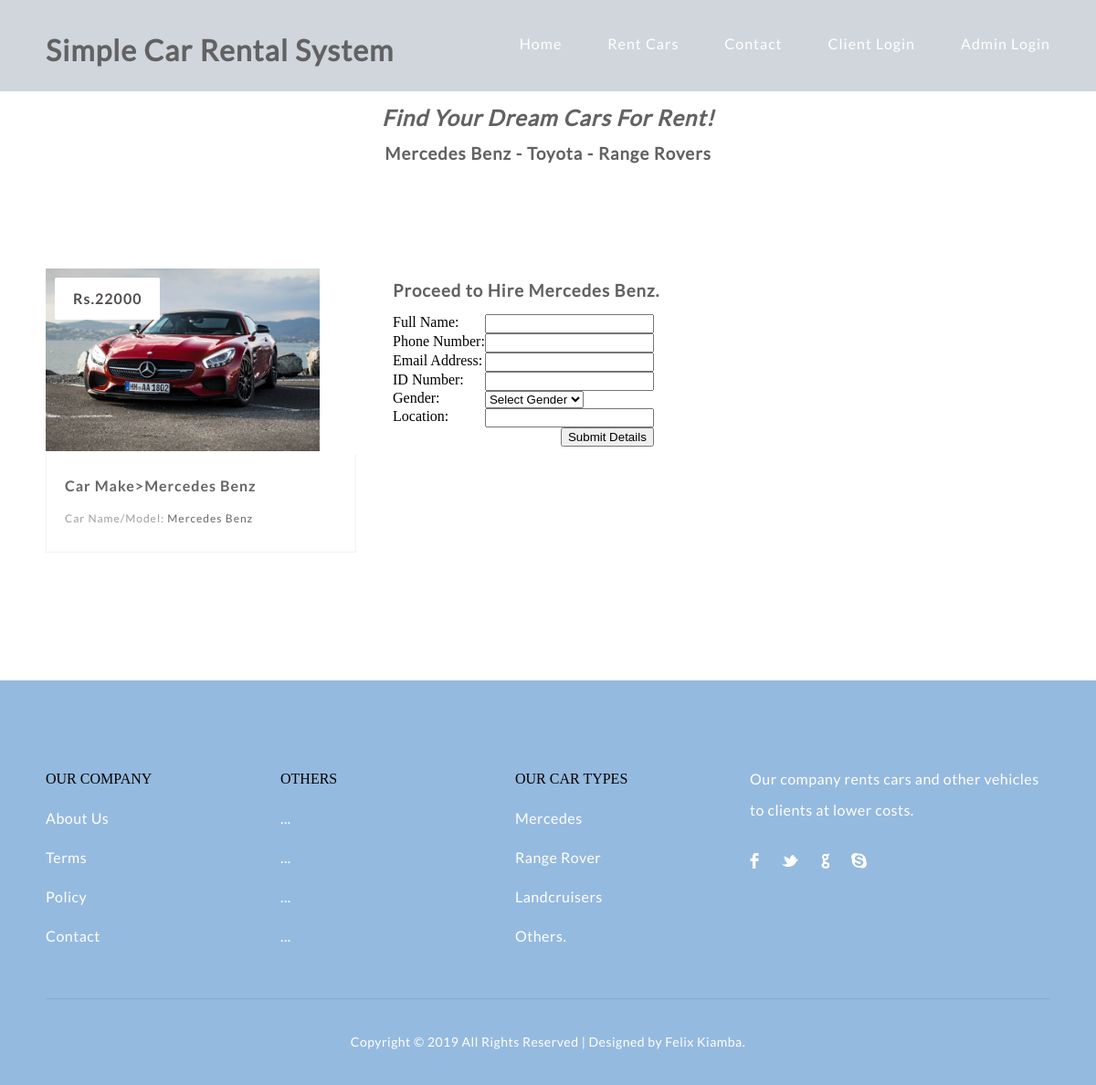
The page /book_car.php?id=1 on the database its author committed.
### tables this page shows
CREATE TABLE IF NOT EXISTS `cars` (
  `car_id` int(11) NOT NULL AUTO_INCREMENT,
  `car_name` varchar(255) NOT NULL,
  `car_type` varchar(255) NOT NULL,
  `image` text NOT NULL,
  `hire_cost` int(11) NOT NULL,
  `capacity` int(11) NOT NULL,
  `status` varchar(255) NOT NULL,
  PRIMARY KEY (`car_id`)
);

### book_car.php (the view, shortened to what this page needs)
<!DOCTYPE html>
<html lang="en">
<head>
	<link rel="stylesheet" type="text/css" href="css/reset.css">
	<link rel="stylesheet" type="text/css" href="css/responsive.css">
</head>
<body>
	<section class="">
		<?php
			include 'header.php';
		?>
			<section class="caption">
			<h2 class="caption" style="text-align: center"><i>Find Your Dream Cars For Rent!</i></h2>
			<h3 class="properties" style="text-align: center">Mercedes Benz - Toyota - Range Rovers</h3>
			</section>
	</section>
	<section class="listings">
		<div class="wrapper">
			<ul class="properties_list">
			<?php
						include 'includes/config.php';
						$sel = "SELECT * FROM cars WHERE car_id = '$_GET[id]'";
						$rs = $conn->query($sel);
						$rws = $rs->fetch_assoc();
			?>
				<li>
					<a href="book_car.php?id=<?php echo $rws['car_id'] ?>">
						<img class="thumb" src="cars/<?php echo $rws['image'];?>" width="300" height="200">
					</a>
					<span class="price"><?php echo 'Rs.'.$rws['hire_cost'];?></span>
					<div class="property_details">
						<h1>
							<a href="book_car.php?id=<?php echo $rws['car_id'] ?>"><?php echo 'Car Make>'.$rws['car_type'];?></a>
						</h1>
						<h2>Car Name/Model: <span class="property_size"><?php echo $rws['car_name'];?></span></h2>
					</div>
				</li>
				<h3>Proceed to Hire <?php echo $rws['car_name'];?>. </h3>
				<?php
					if(!$_SESSION['email'] && (!$_SESSION['pass'])){
				?>
				<form method="post">
					<table>
						<tr>
							<td>Full Name:</td>
							<td><input type="text" name="fname" required></td>
						</tr>
						<tr>
							<td>Phone Number:</td>
							<td><input type="text" name="phone" required></td>
						</tr>
						<tr>
							<td>Email Address:</td>
							<td><input type="email" name="email" required></td>
						</tr>
						<tr>
							<td>ID Number:</td>
							<td><input type="text" name="id_no" required></td>
						</tr>
						<tr>
							<td>Gender:</td>
							<td>
								<select name="gender">
									<option> Select Gender </option>
								</select>
							</td>
						</tr>
						<tr>
							<td>Location:</td>
							<td><input type="text" name="location" required></td>
						</tr>
						<tr>
							<td colspan="2" style="text-align:right"><input type="submit" name="save" value="Submit Details"></td>
						</tr>
					</table>
				</form>
				<?php
					} else
						{
							?>
								<a href="pay.php">Click to Book</a>
							<?php
						}
				?>
			</ul>
		</div>
	</section>
	<footer>
		<div class="wrapper footer">
			<ul>
				<li class="links">
					<ul>
						<li>OUR COMPANY</li>
						<li><a href="#">About Us</a></li>
						<li><a href="#">Terms</a></li>
						<li><a href="#">Policy</a></li>
						<li><a href="#">Contact</a></li>
					</ul>
				</li>
				<li class="links">
					<ul>
						<li>OTHERS</li>
						<li><a href="#">...</a></li>
						<li><a href="#">...</a></li>
						<li><a href="#">...</a></li>
						<li><a href="#">...</a></li>
					</ul>
				</li>
				<li class="links">
					<ul>
						<li>OUR CAR TYPES</li>
						<li><a href="#">Mercedes</a></li>
						<li><a href="#">Range Rover</a></li>
						<li><a href="#">Landcruisers</a></li>
						<li><a href="#">Others.</a></li>
					</ul>
				</li>
				<li class="about">
				<p>Our company rents cars and other vehicles to clients at lower costs.</p>
				<ul>
						<li><a href="http://facebook.com/" class="facebook" target="_blank"></a></li>
						<li><a href="http://twitter.com/" class="twitter" target="_blank"></a></li>
						<li><a href="http://plus.google.com/" class="google" target="_blank"></a></li>
						<li><a href="#" class="skype"></a></li>
					</ul>
				</li>
			</ul>
		</div>
		<div class="copyrights wrapper">
			Copyright &copy; <?php echo date("Y")?> All Rights Reserved | Designed by Felix Kiamba.
		</div>
	</footer>
</body>
</html>

### css/responsive.css (style rules this page uses)
body { background: #fff; }
.wrapper { max-width: 1100px; margin: 0 auto; position: relative; }
h1, h2, h3, h4, h5 ,h6 { color: #626262; font-family: "lato-regular", Helvetica, Arial, sans-serif; letter-spacing: 1px; }
h1 { font-size: 2em; margin: .67em 0 }
h2 { font-size: 1.5em; margin: .75em 0 }
h3 { font-size: 1.17em; margin: .83em 0 }
h1, h2, h3, h4, h5, h6 { font-weight: bolder }
.listings { padding: 100px 0; }
.listings ul.properties_list { list-style: none; overflow: hidden; }
.listings ul.properties_list li { display: block; width: 30.90909090909091%; height: auto; position: relative; float: left; margin: 0 3.636363636363636% 3.636363636363636% 0; }
.listings ul.properties_list li .price { position: absolute; top: 10px; left: 10px; padding: 15px 20px; background: #ffffff; color: #514d4d; font-family: "lato-bold", Helvetica, Arial, sans-serif; font-size: 16px; font-weight: bold; letter-spacing: 1px; border-radius: 2px; -webkit-border-radius: 2px; -moz-border-radius: 2px; -o-border-radius: 2px; }
.listings ul li .property_details { width: 87.64705882352941%; padding: 2.941176470588235% 5.882352941176471% 4.117647058823529% 5.882352941176471%; border-bottom: 1px solid #f2f1f1; border-left: 1px solid #f2f1f1; border-right: 1px solid #f2f1f1; transition: all .2s linear; -webkit-transition: all .2s linear; -moz-transition: all .2s linear; -o-transition: all .2s linear; }
.listings ul li .property_details h1 { color: #666464; font-family: "lato-bold", Helvetica, Arial, sans-serif; font-size: 16px!important; font-weight: bold; margin-bottom: 5px; line-height: 28px; }
.listings ul li .property_details h1 a { text-decoration: none; color: #666464; }
.listings ul li .property_details h2 { color: #9d9d9d; font-family: "lato-regular", Helvetica, Arial, sans-serif; font-size: 12px; line-height: 26px; font-weight: normal; }
.listings ul li .property_details .property_size { color: #676767; }
footer { padding-top: 100px; background: #95badf; }
footer .footer > ul { overflow: hidden; }
footer .footer > ul > li { display: block; float: left; list-style: none; margin-right: 60px; }
footer .footer > ul > li:last-child { margin-right: 0; }
footer .footer > ul > li.links { width: 197px; }
footer ul li.links > ul > li { display: block; width: 100%; list-style: none; margin-bottom: 27px; }
footer ul li.links > ul > li:last-child { margin-bottom: 0; }
footer .footer > ul > li.links li a { text-decoration: none; display: block; color: #fff; font-family: "lato-regular", Helvetica, Arial, sans-serif; font-size: 16px; letter-spacing: .5px; text-align: left; }
footer .footer > ul > li.about { width: 327px; }
footer ul li.about p { color: #fff; font-family: "lato-regular", Helvetica, Arial, sans-serif; font-size: 16px; letter-spacing: .5px; line-height: 34px; margin-top: -9px; }
footer ul li.about > ul > li { display: inline-block; margin-right: 20px; margin-top: 30px; }
footer ul li.about > ul > li:last-child { margin-right: 0; }
footer ul li.about > ul > li a { background: url('../img/social_media.png') no-repeat; }
footer ul li.about > ul > li a.facebook { display: block; width: 10px; height: 18px; background-position: 0 0; }
footer ul li.about > ul > li a.twitter { display: block; width: 19px; height: 18px; background-position: -11px 0px; }
footer ul li.about > ul > li a.google { display: block; width: 10px; height: 18px; background-position: -31px 0px; }
footer ul li.about > ul > li a.skype { display: block; width: 17px; height: 18px; background-position: -43px 0px; }
footer .copyrights { display: block; text-align: center; padding: 40px 0; margin-top: 60px; color: #fff; font-family: "lato-regular", Helvetica, Arial, sans-serif; font-size: 14px; letter-spacing: .5px; border-top: 1px solid #82abd4; }

### rows shown on the page
cars: image (picture), hire_cost "22000", car_type "Mercedes Benz", car_name "Mercedes Benz"
